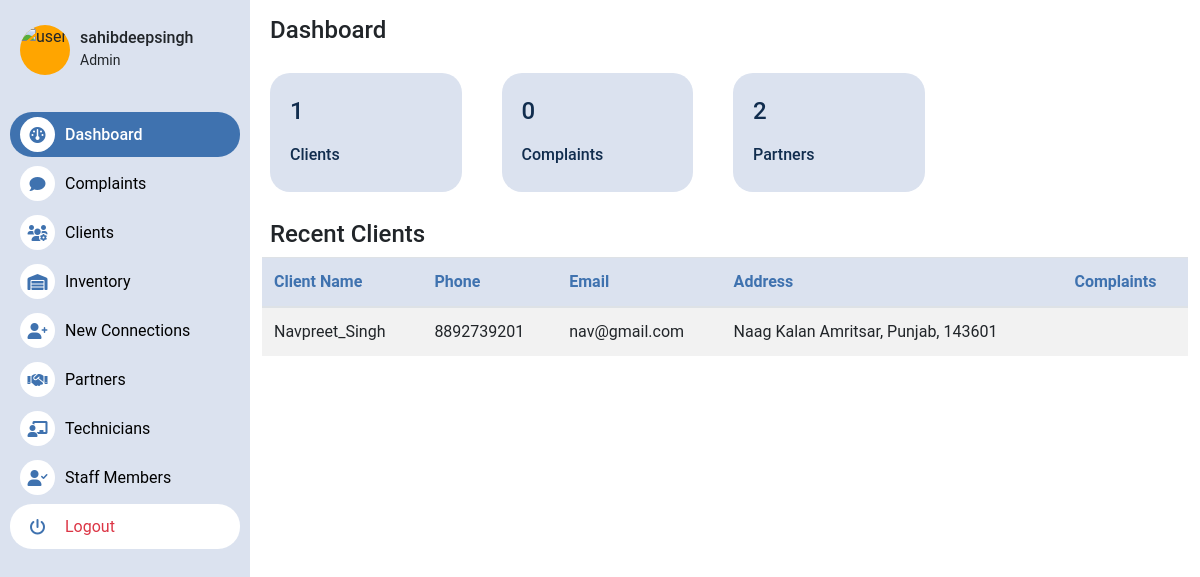
Page / (signed in) on the earlier database version.
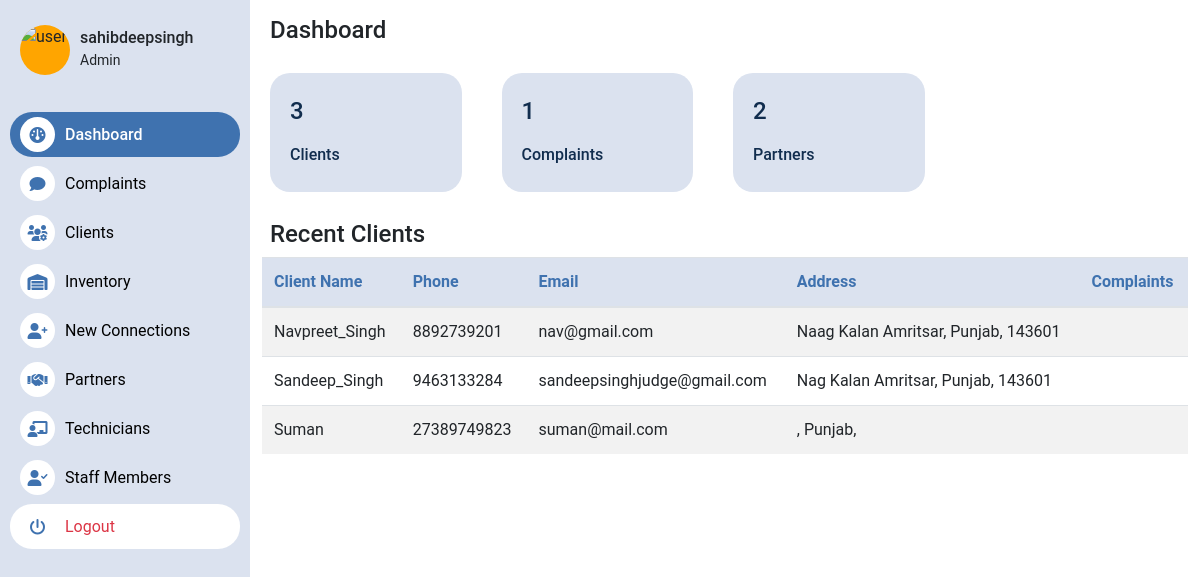
Same page on the later database version.
### users/models.py (models this page shows, shortened)
class Customer(models.Model):
    user = models.ForeignKey(User, on_delete=models.CASCADE)
    address = models.CharField(max_length=255,null=True,blank=True)
    city = models.CharField(max_length=255,null=True,blank=True)
    state = models.CharField(max_length=255,null=True,blank=True)
    zip_code = models.CharField(max_length=10,null=True,blank=True)
    phone = models.CharField(max_length=15,null=True,blank=True)
    addhar_number = models.TextField(null=True,blank=True)
    pan_number = models.TextField(null=True,blank=True)
    is_active = models.BooleanField(default=False)
    is_deleted = models.BooleanField(default=False)
    is_verified = models.BooleanField(default=False)
    customer_id = models.CharField(max_length=255,default='0')
    date_joined = models.DateTimeField(auto_now_add=False, blank=True, null=True)
    date_created = models.DateTimeField(auto_now_add=True)
    partner = models.ForeignKey(Partner, on_delete=models.CASCADE, blank=True, null=True)
    devices = models.ManyToManyField('inventory.AttachedDevice', blank=True)
    connection_type = models.CharField(max_length=255, blank=True, null=True,choices=connection_choices)

### home/views.py (the view)
# urls.py: 2. Add a URL to urlpatterns:  path('', views.home, name='home')
@login_required
@group_required(("Staff","Admin","Partner"))
def home(request):
    user = request.user
    if user.is_authenticated == False:
        return redirect("login")
    partner = Partner.objects.filter(user=user).first()
    clients = Customer.objects.filter(is_active=True,partner=partner)
    partners = Partner.objects.all()
    staff = StaffMember.objects.filter(partner=partner)
    technicians = Technician.objects.filter(partner=partner)
    complaints = Complaint.objects.filter(partner=partner)
    user_obj = {
        'username': user.username,
        "designation": "Admin" if user.is_superuser else "Staff",
    }
    context = {
        "user": user_obj,
        "clients": clients,
        "partners": partners,
        "complaints": complaints,
    }
    return render(request, "home/dashboard.html", context)

### templates/home/dashboard.html (shortened to what this page needs)
{% extends 'home/base.html' %}
{% block content %}
<div class="container mt-3">
    <h4 class="mx-2">Dashboard</h4>
    <div class="row w-75">
            <div class="col stats">
                <p>{{ clients.count }} </p>
                <h6>Clients</h6>
            </div>
            <div class="col stats">
                <p>{{ complaints.count }} </p>
                <h6>Complaints</h6>
            </div>
            {% if  not request.user.is_superuser  %}
            {% else %}
            <div class="col stats">
                <p>{{ partners.count }} </p>
                <h6>Partners</h6>
            </div>
            {% endif %}
    </div>
    <h4 class="mx-2 mt-2">Recent Clients</h4>
    <table class="custom-table">
        <thead>
            <tr>
                <th>Client Name</th>
                <th>Phone</th>
                <th>Email</th>
                <th>Address</th>
                <th>Complaints</th>
            </tr>
        </thead>
        <tbody>
            {% for client in clients %}
            <tr>
                <td>{{ client.user.username }}</td>
                <td>{{ client.phone }}</td>
                <td>{{ client.user.email }}</td>
                <td>{{ client.address }} {{ client.city }}, {{ client.state }}, {{ client.zip_code }}</td>
                <td>{{ client.complaints }}</td>
            </tr>
            {% endfor %}
        </tbody>
    </table>
</div>
{% endblock %}

Differences in the rows shown:
added Customer: user.username "Sandeep_Singh", phone "9463133284", user.email "sandeepsinghjudge@gmail.com", address "Nag Kalan", city "Amritsar", state "Punjab", zip_code "143601"
added Customer: user.username "Suman", phone "27389749823", user.email "suman@mail.com", state "Punjab"
Other differences:
{{ clients.count }}: "1" → "3"
{{ complaints.count }}: "0" → "1"
